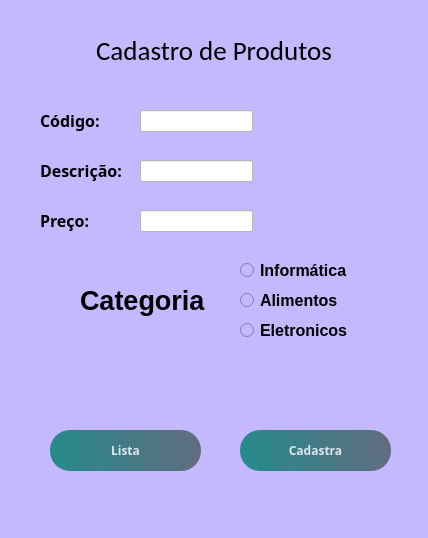
<?xml version="1.0" encoding="UTF-8"?>
<ui version="4.0">
 <class>MainWindow</class>
 <widget class="QMainWindow" name="MainWindow">
  <property name="geometry">
   <rect>
    <x>0</x>
    <y>0</y>
    <width>428</width>
    <height>538</height>
   </rect>
  </property>
  <property name="windowTitle">
   <string>MainWindow</string>
  </property>
  <property name="styleSheet">
   <string notr="true">background-color: rgb(196, 184, 255);</string>
  </property>
  <widget class="QWidget" name="centralwidget">
   <widget class="QLabel" name="label">
    <property name="geometry">
     <rect>
      <x>90</x>
      <y>20</y>
      <width>251</width>
      <height>61</height>
     </rect>
    </property>
    <property name="font">
     <font>
      <family>Calibri</family>
      <pointsize>20</pointsize>
      <bold>false</bold>
     </font>
    </property>
    <property name="text">
     <string> Cadastro de Produtos</string>
    </property>
   </widget>
   <widget class="QLabel" name="label_1">
    <property name="geometry">
     <rect>
      <x>40</x>
      <y>100</y>
      <width>81</width>
      <height>41</height>
     </rect>
    </property>
    <property name="font">
     <font>
      <family>Arial Black</family>
      <pointsize>12</pointsize>
      <bold>true</bold>
     </font>
    </property>
    <property name="text">
     <string>Código:</string>
    </property>
   </widget>
   <widget class="QLabel" name="label_2">
    <property name="geometry">
     <rect>
      <x>40</x>
      <y>150</y>
      <width>101</width>
      <height>41</height>
     </rect>
    </property>
    <property name="font">
     <font>
      <family>Arial Black</family>
      <pointsize>12</pointsize>
      <bold>true</bold>
     </font>
    </property>
    <property name="text">
     <string>Descrição:</string>
    </property>
   </widget>
   <widget class="QLabel" name="label_3">
    <property name="geometry">
     <rect>
      <x>40</x>
      <y>200</y>
      <width>101</width>
      <height>41</height>
     </rect>
    </property>
    <property name="font">
     <font>
      <family>Arial Black</family>
      <pointsize>12</pointsize>
      <bold>true</bold>
     </font>
    </property>
    <property name="text">
     <string>Preço:</string>
    </property>
   </widget>
   <widget class="QLineEdit" name="lineEdit">
    <property name="geometry">
     <rect>
      <x>140</x>
      <y>110</y>
      <width>113</width>
      <height>22</height>
     </rect>
    </property>
    <property name="styleSheet">
     <string notr="true">background-color: rgb(255, 255, 255);</string>
    </property>
   </widget>
   <widget class="QLineEdit" name="lineEdit_2">
    <property name="geometry">
     <rect>
      <x>140</x>
      <y>160</y>
      <width>113</width>
      <height>22</height>
     </rect>
    </property>
    <property name="styleSheet">
     <string notr="true">background-color: rgb(255, 255, 255);</string>
    </property>
   </widget>
   <widget class="QLineEdit" name="lineEdit_3">
    <property name="geometry">
     <rect>
      <x>140</x>
      <y>210</y>
      <width>113</width>
      <height>22</height>
     </rect>
    </property>
    <property name="styleSheet">
     <string notr="true">background-color: rgb(255, 255, 255);</string>
    </property>
   </widget>
   <widget class="QRadioButton" name="radioButton">
    <property name="geometry">
     <rect>
      <x>240</x>
      <y>260</y>
      <width>111</width>
      <height>20</height>
     </rect>
    </property>
    <property name="font">
     <font>
      <family>Arial</family>
      <pointsize>12</pointsize>
      <bold>true</bold>
     </font>
    </property>
    <property name="text">
     <string>Informática</string>
    </property>
   </widget>
   <widget class="QRadioButton" name="radioButton_2">
    <property name="geometry">
     <rect>
      <x>240</x>
      <y>290</y>
      <width>101</width>
      <height>20</height>
     </rect>
    </property>
    <property name="font">
     <font>
      <family>Arial</family>
      <pointsize>12</pointsize>
      <bold>true</bold>
     </font>
    </property>
    <property name="text">
     <string>Alimentos</string>
    </property>
   </widget>
   <widget class="QRadioButton" name="radioButton_3">
    <property name="geometry">
     <rect>
      <x>240</x>
      <y>320</y>
      <width>111</width>
      <height>21</height>
     </rect>
    </property>
    <property name="font">
     <font>
      <family>Arial</family>
      <pointsize>12</pointsize>
      <bold>true</bold>
     </font>
    </property>
    <property name="text">
     <string>Eletronicos</string>
    </property>
   </widget>
   <widget class="QLabel" name="label_4">
    <property name="geometry">
     <rect>
      <x>80</x>
      <y>280</y>
      <width>131</width>
      <height>41</height>
     </rect>
    </property>
    <property name="font">
     <font>
      <family>Arial</family>
      <pointsize>20</pointsize>
      <bold>true</bold>
     </font>
    </property>
    <property name="text">
     <string>Categoria</string>
    </property>
   </widget>
   <widget class="QPushButton" name="pushButton">
    <property name="geometry">
     <rect>
      <x>240</x>
      <y>430</y>
      <width>151</width>
      <height>41</height>
     </rect>
    </property>
    <property name="font">
     <font>
      <family>Arial Black</family>
      <bold>true</bold>
     </font>
    </property>
    <property name="styleSheet">
     <string notr="true">background-color: qlineargradient(spread:pad, x1:0, y1:0.505682, x2:1, y2:0.477, stop:0 rgba(11, 131, 120, 219), stop:1 rgba(85, 98, 112, 226));
color:rgba(255, 255, 255, 210);
border-radius:20px;</string>
    </property>
    <property name="text">
     <string>Cadastra</string>
    </property>
   </widget>
   <widget class="QPushButton" name="pushButton_2">
    <property name="geometry">
     <rect>
      <x>50</x>
      <y>430</y>
      <width>151</width>
      <height>41</height>
     </rect>
    </property>
    <property name="font">
     <font>
      <family>Arial Black</family>
      <bold>true</bold>
     </font>
    </property>
    <property name="styleSheet">
     <string notr="true">background-color: qlineargradient(spread:pad, x1:0, y1:0.505682, x2:1, y2:0.477, stop:0 rgba(11, 131, 120, 219), stop:1 rgba(85, 98, 112, 226));
color:rgba(255, 255, 255, 210);
border-radius:20px;</string>
    </property>
    <property name="text">
     <string>Lista</string>
    </property>
   </widget>
  </widget>
  <widget class="QStatusBar" name="statusbar"/>
 </widget>
 <resources/>
 <connections/>
</ui>
